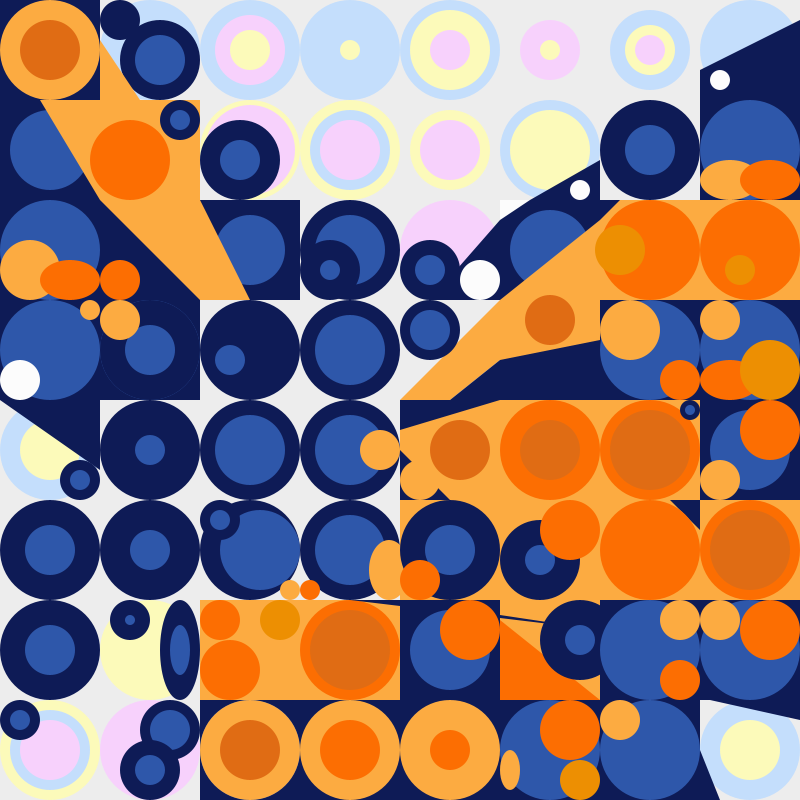
Frame 1 (no input)
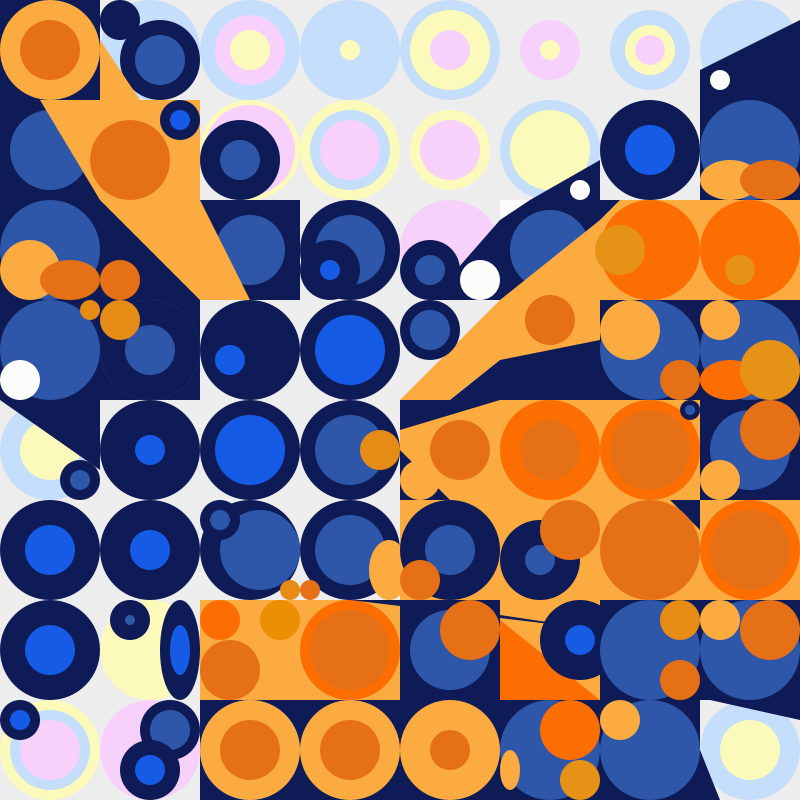
Frame 60 (the mouse pressed at the canvas centre just before this capture)
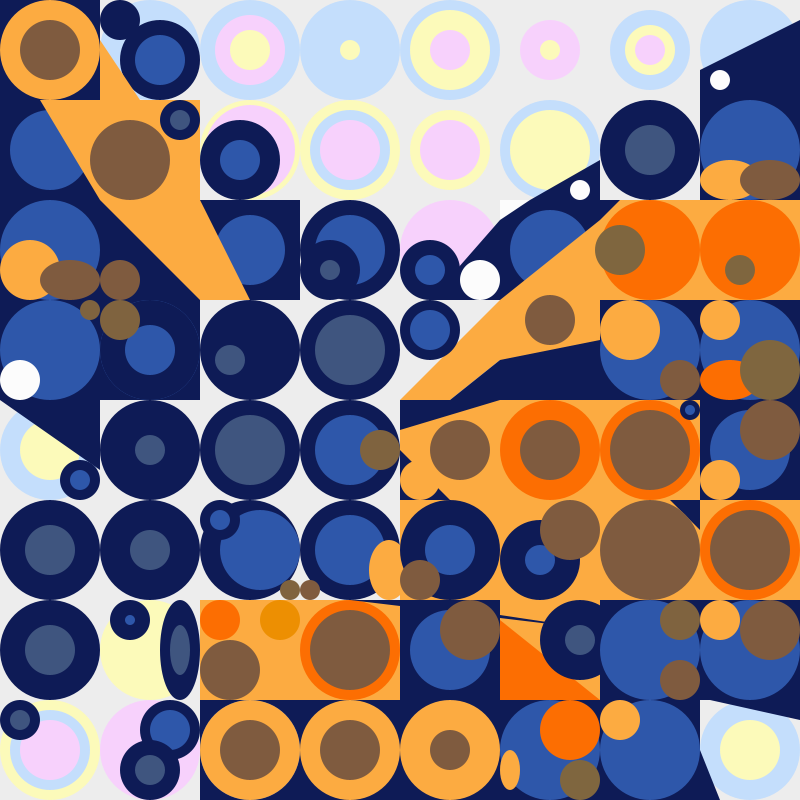
Frame 120 (the mouse held since frame 60 and released just before this capture)

The Processing sketch that drew these frames (run headless with seeded random() and noise(); from frame 60 on, the mouse is pressed at the canvas centre):

// Processing sketch: processing_134955
// ── processing_134955.pde

int hDO=26;
int sDO=91;
int bDO=88;

int hMB=220;
int sMB=73;
int bMB=67;

int hLO=26;
int sLO=99;
int bLO=99;

int hDeO=36;
int sDeO=99;
int bDeO=93;

int hO=34;
int sO=74;
int bO=99;

int e100=100;
int e80=80;
int e70=70;
int e60=60;
int e50=50;
int e40=40;
int e30=30;
int e20=20;

// I don't need these integers for pale pink, blue and yellow, but when I try to get rid of them it messes with my code
int hE=293; //hue ellipse of pale pink
int sE=17;
int bE=99;

int hB=212; //hue of pale blue
int sB=22;
int bB=99;

int hY=58; //hue of pale yellow
int sY=26;
int bY=99;

int hG=0; //hue of light grey for loop
int sG=0;
int bG=93;

void setup() {
  size (800,800);
  noStroke();
  colorMode(HSB,360,100,100);
}
  
void draw() {
background (0,0,99);

for (int x = 0; x <= width; x+=100) {
  for (int y = 0; y <= height; y+=100) {
    fill(hG,sG,bG);
    rect(x,y,100,100);
  }
} 

//background rectangles
//r1c1
fill(229,83,34); //dark blue
rect(0,0,100,100);
/*//r1c1
fill(0,0,93); //light grey    
rect(100,0,100,100);
//r1c3
fill(0,0,93); //light grey
rect(200,0,100,100);
//r1c4
fill(0,0,93); //light grey
rect(300,0,100,100);
//r1c5
fill(0,0,93); //light grey
rect(400,0,100,100);
//r1c6
fill(0,0,93); //light grey
rect(500,0,100,100);
//r1c7
fill(0,0,93); //light grey
rect(600,0,100,100);
//r1c8
fill(0,0,93); //light grey
rect(700,0,100,100);*/
//r2c1
fill(229,83,34); //dark blue
rect(0,100,100,100);
//r2c2
fill(34,74,99); //orange
rect(100,100,100,100);
/*//r2c3
fill(0,0,93); //light grey
rect(200,100,100,100);
//r2c4
fill(0,0,93); //light grey
rect(300,100,100,100);
//r2c5
fill(0,0,93); //light grey
rect(400,100,100,100);
//r2c6
fill(0,0,93); //light grey
rect(500,100,100,100);
//r2c7
fill(0,0,93); //light grey
rect(600,100,100,100);*/
//r2c8
fill(229,83,34); //dark blue
rect(700,100,100,100);
//r3c1
fill(229,83,34); //dark blue
rect(0,200,100,100);
//r3c2
fill(229,83,34); //dark blue
rect(100,200,100,100);
//r3c3
fill(229,83,34); //dark blue
rect(200,200,100,100);
/*//r3c4
fill(0,0,93); //light grey
rect(300,200,100,100);
//r3c5
fill(0,0,93); //light grey
rect(400,200,100,100);*/
//r3c6
fill(229,83,34); //dark blue
rect(500,200,100,100);
//r3c7
fill(34,74,99); //orange
rect(600,200,100,100);
//r3c8
fill(34,74,99); //orange
rect(700,200,100,100);
//r4c1
fill(229,83,34); //dark blue
rect(0,300,100,100);
//r4c2
fill(229,83,34); //dark blue
rect(100,300,100,100);
/*//r4c3
fill(0,0,93); //light grey
rect(200,300,100,100);
//r4c4
fill(0,0,93); //light grey
rect(300,300,100,100);
//r4c5
fill(0,0,93); //light grey
rect(400,300,100,100);*/
//r4c6
fill(34,74,99); //orange
rect(500,300,100,100);
//r4c7
fill(229,83,34); //dark blue
rect(600,300,100,100);
//r4c8
fill(229,83,34); //dark blue
rect(700,300,100,100);
/*//r5c1
fill(0,0,93); //light grey
rect(0,400,100,100);
//r5c2
fill(0,0,93); //light grey
rect(100,400,100,100);
//r5c3
fill(0,0,93); //light grey
rect(200,400,100,100);
//r5c4
fill(0,0,93); //light grey
rect(300,400,100,100);*/
//r5c5
fill(34,74,99); //orange
rect(400,400,100,100);
//r5c6
fill(34,74,99); //orange
rect(500,400,100,100);
//r5c7
fill(34,74,99); //orange
rect(600,400,100,100);
//r5c8
fill(229,83,34); //dark blue
rect(700,400,100,100);
/*//r6c1
fill(0,0,93); //light grey
rect(0,500,100,100);
//r6c2
fill(0,0,93); //light grey
rect(100,500,100,100);
//r6c3
fill(0,0,93); //light grey
rect(200,500,100,100);
//r6c4
fill(0,0,93); //light grey
rect(300,500,100,100);*/
//r6c5
fill(34,74,99); //orange
rect(400,500,100,100);
//r6c6
fill(34,74,99); //orange
rect(500,500,100,100);
//r6c7
fill(34,74,99); //orange
rect(600,500,100,100);
//r6c8
fill(34,74,99); //orange
rect(700,500,100,100);
/*//r7c1
fill(0,0,93); //light grey
rect(0,600,100,100);
//r7c2
fill(0,0,93); //light grey
rect(100,600,100,100);*/
//r7c3
fill(34,74,99); //orange
rect(200,600,100,100);
//r7c4
fill(34,74,99); //orange
rect(300,600,100,100);
//r7c5
fill(229,83,34); //dark blue
rect(400,600,100,100);
//r7c6
fill(34,74,99); //orange
rect(500,600,100,100);
//r7c7
fill(229,83,34); //dark blue
rect(600,600,100,100);
//r7c8
fill(229,83,34); //dark blue
rect(700,600,100,100);
/*//r8c1
fill(0,0,93); //light grey
rect(0,700,100,100);
//r8c2
fill(0,0,93); //light grey
rect(100,700,100,100);*/
//r8c3
fill(229,83,34); //dark blue
rect(200,700,100,100);
//r8c4
fill(229,83,34); //dark blue
rect(300,700,100,100);
//r8c5
fill(229,83,34); //dark blue
rect(400,700,100,100);
//r8c6
fill(229,83,34); //dark blue
rect(500,700,100,100);
//r8c7
fill(229,83,34); //dark blue
rect(600,700,100,100);
/*//r8c8
fill(0,0,93); //light grey
rect(700,700,100,100);*/

//row1
//r1c1
fill(220,73,67); //med. blue
ellipse(50,50,80,80);
fill(34,74,99); //orange
ellipse(50,50,100,100);

//r1c2
fill(hB,sB,bB); //pale blue
ellipse(150,50,100,100);
fill(229,83,34); //dark blue
ellipse(120,20,40,40);
fill(229,83,34); //dark blue
ellipse(160,60,80,80);
fill(220,73,67); //med. blue
ellipse(160,60,50,50);
fill(34,74,99); //orange
triangle(100,40,140,100,100,100);

//r1c3
fill(hB,sB,bB); //pale blue
ellipse(250,50,100,100); 
fill(293,17,99); //pale pink
ellipse(250,50,70,70);
fill(58,26,99); //pale yellow
ellipse(250,50,40,40);

//r1c4
fill(hB,sB,bB); //pale blue
ellipse(350,50,100,100);
fill(hB,sB,bB); //pale blue
ellipse(350,50,50,50);
fill(58,26,99); //pale yellow
ellipse(350,50,20,20);

//r1c5
fill(hB,sB,bB); //pale blue
ellipse(450,50,100,100);
fill(58,26,99); //pale yellow
ellipse(450,50,80,80);
fill(293,17,99); //pale pink
ellipse(450,50,40,40);

//r1c6
fill(293,17,99); //pale pink
ellipse(550,50,60,60);
fill(58,26,99); //pale yellow
ellipse(550,50,20,20);

//r1c7
fill(hB,sB,bB); //pale blue
ellipse(650,50,80,80);
fill(58,26,99); //pale yellow
ellipse(650,50,50,50);
fill(293,17,99); //pale pink
ellipse(650,50,30,30);

//r1c8
fill(hB,sB,bB); //pale blue
ellipse(750,50,100,100);
fill(229,83,34); //dark blue
beginShape();
vertex(700,70);
vertex(800,20);
vertex(800,100);
vertex(700,100);
endShape(CLOSE);
fill(0,0,99);
ellipse(720,80,20,20);

//row2
//r2c1
fill(220,73,67); //med. blue
ellipse(50,150,80,80);
fill(34,74,99); //orange
triangle(40,100,100,100,100,200);

//r2c2
fill(229,83,34); //dark blue
ellipse(180,120,40,40);

//r2c3
fill(58,26,99); //pale yellow
ellipse(250,150,100,100);
fill(293,17,99); //pale pink
ellipse(250,150,90,90);
fill(229,83,34); //dark blue
ellipse(240,160,80,80);
fill(220,73,67); //med. blue
ellipse(240,160,40,40);

//r2c4
fill(58,26,99); //pale yellow
ellipse(350,150,100,100);
fill(hB,sB,bB); //pale blue
ellipse(350,150,80,80);
fill(293,17,99); //pale pink
ellipse(350,150,60,60);

//r2c5
fill(58,26,99); //pale yellow
ellipse(450,150,80,80);
fill(293,17,99); //pale pink
ellipse(450,150,60,60);

//r2c6
fill(hB,sB,bB); //pale blue
ellipse(550,150,100,100);
fill(58,26,99); //pale yellow
ellipse(550,150,80,80);
fill(229,83,34); //dark blue
triangle(530,200,600,160,600,200);
fill(0,0,99);
ellipse(580,190,20,20);

//r2c7
fill(229,83,34); //dark blue
ellipse(650,150,100,100);

//r2c8
fill(220,73,67); //med. blue
ellipse(750,150,100,100);
fill(34,74,99); //orange
ellipse(730,180,60,40);

//row3
//r3c1
fill(220,73,67); //med. blue
ellipse(50,250,100,100);
fill(34,74,99); //orange
ellipse(30,270,60,60);

//r3c2
fill(34,74,99); //orange
triangle(100,200,200,200,200,300);

//r3c3
fill(220,73,67); //med. blue
ellipse(250,250,70,70);
fill(34,74,99); //orange
triangle(200,200,250,300,200,300);

//r3c4
fill(229,83,34); //dark blue
ellipse(350,250,100,100);
fill(220,73,67); //med. blue
ellipse(350,250,70,70);
fill(229,83,34); //dark blue
ellipse(330,270,60,60);

//r3c5
fill(293,17,99); //pale pink
ellipse(450,250,100,100);
fill(229,83,34); //dark blue
triangle(430,300,500,220,500,300);
fill(229,83,34); //dark blue
ellipse(430,270,60,60);
fill(220,73,67); //med. blue
ellipse(430,270,30,30);
fill(0,0,99);
ellipse(480,280,40,40);

//r3c6
fill(220,73,67); //med. blue
ellipse(550,250,80,80);
fill(0,0,99);
triangle(500,200,530,200,500,220);
fill(34,74,99); //orange
triangle(500,300,600,220,600,300);

//r3c7
fill(26,99,99); //light orange
ellipse(650,250,100,100);
fill(229,83,34); //dark blue
triangle(600,200,620,200,600,220);

//r3c8
fill(26,99,99); //light orange
ellipse(750,250,100,100);

//row4
//r4c1
fill(220,73,67); //med. blue
ellipse(50,350,100,100);
fill(0,0,99);
ellipse(20,380,40,40);

//r4c2
fill(220,73,67); //med. blue
ellipse(150,350,100,100);
fill(229,83,34); //dark blue
ellipse(150,350,100,100);
fill(220,73,67); //med. blue
ellipse(150,350,50,50);

//r4c3
fill(229,83,34); //dark blue
ellipse(250,350,100,100);

//r4c4
fill(229,83,34); //dark blue
ellipse(350,350,100,100);

//r4c5
fill(34,74,99); //orange
beginShape();
vertex(400,400);
vertex(500,300);
vertex(500,360);
vertex(450,400);
endShape(CLOSE);
fill(229,83,34); //dark blue
ellipse(430,330,60,60);
fill(220,73,67); //med. blue
ellipse(430,330,40,40);
fill(229,83,34); //dark blue
triangle(450,400,500,360,500,400);

//r4c6
fill(229,83,34); //dark blue
beginShape();
vertex(500,360);
vertex(600,340);
vertex(600,400);
vertex(500,400);
endShape(CLOSE);

//r4c7
fill(220,73,67); //med. blue
ellipse(650,350,100,100);
fill(34,74,99); //orange
ellipse(630,330,60,60);

//r4c8
fill(220,73,67); //med. blue
ellipse(750,350,100,100);
fill(34,74,99); //orange
ellipse(720,320,40,40);
fill(26,99,99); //light orange
ellipse(730,380,60,40);

//row5
//r5c1
fill(hB,sB,bB); //pale blue
ellipse(50,450,100,100);
fill(58,26,99); //pale yellow
ellipse(50,450,60,60);
fill(229,83,34); //dark blue
ellipse(80,480,40,40);
fill(220,73,67); //med. blue
ellipse(80,480,20,20);
fill(229,83,34); //dark blue
triangle(0,400,100,400,100,470);

//r5c2
fill(229,83,34); //dark blue
ellipse(150,450,100,100);

//r5c3
fill(229,83,34); //dark blue
ellipse(250,450,100,100);

//r5c4
fill(229,83,34); //dark blue
ellipse(350,450,100,100);
fill(220,73,67); //med. blue
ellipse(350,450,70,70);

//r5c5
fill(229,83,34); //dark blue
triangle(400,450,450,500,400,500);
fill(229,83,34); //dark blue
triangle(400,400,500,400,400,430);

//r5c6
fill(26,99,99); //light orange
ellipse(550,450,100,100);

//r5c7
fill(26,99,99); //light orange
ellipse(650,450,100,100);
fill(229,83,34); //dark blue
ellipse(690,410,20,20);
fill(220,73,67); //med. blue
ellipse(690,410,10,10);

//r5c8
fill(220,73,67); //med. blue
ellipse(750,450,80,80);
fill(34,74,99); //orange
ellipse(720,480,40,40);

//row6
//r6c1
fill(229,83,34); //dark blue
ellipse(50,550,100,100);

//r6c2
fill(229,83,34); //dark blue
ellipse(150,550,100,100);

//r6c3
fill(229,83,34); //dark blue
ellipse(250,550,100,100);
fill(220,73,67); //med. blue
ellipse(260,550,80,80);
fill(229,83,34); //dark blue
ellipse(220,520,40,40);
fill(220,73,67); //med. blue
ellipse(220,520,20,20);

//r6c4
fill(229,83,34); //dark blue
ellipse(350,550,100,100);
fill(220,73,67); //med. blue
ellipse(350,550,70,70);
fill(34,74,99); //orange
ellipse(389,570,40,60);

//r6c5
fill(229,83,34); //dark blue
ellipse(450,550,100,100);
fill(220,73,67); //med. blue
ellipse(450,550,50,50);

//r6c6
fill(229,83,34); //dark blue
ellipse(540,560,80,80);
fill(220,73,67); //med. blue
ellipse(540,560,30,30);

//r6c7

//r6c8
fill(26,99,99); //light orange
ellipse(750,550,100,100);
fill(229,83,34); //dark blue
triangle(670,500,700,500,700,530);

//row7
//r7c1
fill(229,83,34); //dark blue
ellipse(50,650,100,100);

//r7c2
fill(58,26,99); //pale yellow
ellipse(150,650,100,100);
fill(229,83,34); //dark blue
ellipse(130,620,40,40);
fill(220,73,67); //med. blue
ellipse(130,620,10,10);
fill(229,83,34); //dark blue
ellipse(180,650,40,100);

//r7c3
fill(26,99,99); //light orange
ellipse(220,620,40,40);
fill(36,99,93); //deep orange
ellipse(280,620,40,40);

//r7c4
fill(26,99,99); //light orange
ellipse(350,650,100,100);
fill(229,83,34); //dark blue
triangle(350,600,400,600,600,630);

//r7c5
fill(220,73,67); //med. blue
ellipse(450,650,80,80);
fill(34,74,99); //orange
ellipse(420,480,40,40);

//r7c6
fill(26,99,99); //light orange
triangle(500,620,600,700,500,700);
fill(229,83,34); //dark blue
ellipse(580,640,80,80);

//r7c7
fill(220,73,67); //med. blue
ellipse(650,650,100,100);

//r7c8
fill(220,73,67); //med. blue
ellipse(750,650,100,100);
fill(34,74,99); //orange
ellipse(720,620,40,40);

//row8
//r8c1
fill(58,26,99); //pale yellow
ellipse(50,750,100,100);
fill(hB,sB,bB); //pale blue
ellipse(50,750,80,80);
fill(293,17,99); //pale pink
ellipse(50,750,60,60);
fill(229,83,34); //dark blue
ellipse(20,720,40,40);

//r8c2
fill(293,17,99); //pale pink
ellipse(150,750,100,100);
fill(229,83,34); //dark blue
ellipse(170,730,60,60);
fill(220,73,67); //med. blue
ellipse(170,730,40,40);
fill(229,83,34); //dark blue
ellipse(150,770,60,60);

//r8c3
fill(220,73,67); //med. blue
ellipse(250,750,100,100);
fill(34,74,99); //orange
ellipse(250,750,100,100);

//r8c4
fill(220,73,67); //med. blue
ellipse(350,750,80,80);
fill(34,74,99); //orange
ellipse(350,750,100,100);

//r8c5
fill(220,73,67); //med. blue
ellipse(450,750,80,80);
fill(34,74,99); //orange
ellipse(450,750,100,100);

//r8c6
fill(220,73,67); //med. blue
ellipse(550,750,100,100);
fill(34,74,99); //orange
ellipse(510,770,20,40);
fill(26,99,99); //light orange
ellipse(570,730,60,60);

//r8c7
fill(220,73,67); //med. blue
ellipse(650,750,100,100);
fill(34,74,99); //orange
ellipse(620,720,40,40);

//r8c8
fill(hB,sB,bB); //pale blue
ellipse(750,750,100,100);
fill(58,26,99); //pale yellow
ellipse(750,750,60,60);
fill(229,83,34); //dark blue
triangle(710,700,800,700,800,720);
fill(229,83,34); //dark blue
triangle(700,750,720,800,700,800);

//makes ellipse diameters grow along y axis
/*e100=map(mouseY,0,height,100,80);
e80=map(mouseY,0,height,80,100);
e70=map(mouseY,0,height,70,90);
e60=map(mouseY,0,height,60,80);
e50=map(mouseY,0,height,50,70);
e40=map(mouseY,0,height,40,60);
e30=map(mouseY,0,height,30,50);
e20=map(mouseY,0,height,20,40);*/

//all dark orange ellipses
fill(hDO,sDO,bDO);
ellipseMode(CENTER);
ellipse(50,50,e60,e60);
ellipse(550,320,e50,e50);
ellipse(460,450,e60,e60);
ellipse(550,450,e60,e60);
ellipse(650,450,e80,e80);
ellipse(750,550,e80,e80);
ellipse(350,650,e80,e80);
ellipse(250,750,e60,e60);

//all medium blue ellipses
fill(hMB,sMB,bMB);
ellipseMode(CENTER);
ellipse(180,120,e20,e20);
ellipse(650,150,e50,e50);
ellipse(330,270,e20,e20);
ellipse(230,360,e30,e30);
ellipse(350,350,e70,e70);
ellipse(150,450,e30,e30);
ellipse(250,450,e70,e70);
ellipse(50,550,e50,e50);
ellipse(150,550,e40,e40);
ellipse(50,650,e50,e50);
ellipse(180,650,e20,e50);
ellipse(580,640,e30,e30);
ellipse(20,720,e20,e20);
ellipse(150,770,e30,e30);

//all light orange ellipses
fill(hLO,sLO,bLO);
ellipseMode(CENTER);
ellipse(130,160,e80,e80);
ellipse(770,180,e60,e40);
ellipse(70,280,e60,e40);
ellipse(120,280,40,40);
ellipse(680,380,e40,e40);
ellipse(770,430,e60,e60);
ellipse(310,590,e20,e20);
ellipse(420,580,e40,e40);
ellipse(570,530,e60,e60);
ellipse(650,550,e100,e100);
ellipse(230,670,e60,e60);
ellipse(470,630,e60,e60);
ellipse(770,630,e60,e60);
ellipse(350,750,e60,e60);
ellipse(450,750,e40,e40);
ellipse(680,680,e40,e40);

//all deep orange ellipses
fill(hDeO,sDeO,bDeO);
ellipseMode(CENTER);
ellipse(620,250,e50,e50);
ellipse(740,270,e30,e30);
ellipse(770,370,e60,e60);
ellipse(580,780,e40,e40);

//all orange ellipses
fill(hO,sO,bO);
ellipseMode(CENTER);
ellipse(90,310,e20,e20);
ellipse(120,320,e40,e40);
ellipse(380,450,e40,e40);
ellipse(290,590,e20,e20);
ellipse(680,620,e40,e40);

 if (mouseX<width/2) {
    bDO=bDO+1;
    bMB=bMB+1;
    bLO=bLO+1;
    bDeO=bDeO+1;
    bO=bO+1;
  }
  else {
    bDO=bDO-1;
    bMB=bMB-1;
    bLO=bLO-1;
    bDeO=bDeO-1;
    bO=bO-1;
  }
  
 if (mouseY<height/2) {
    sDO=sDO+1;
    sMB=sMB+1;
    sLO=sLO+1;
    sDeO=sDeO+1;
    sO=sO+1;
  }
  else {
    sDO=sDO-1;
    sMB=sMB-1;
    sLO=sLO-1;
    sDeO=sDeO-1;
    sO=sO-1;
  }
  
  bDO=constrain(bDO,50,90);
  bMB=constrain(bMB,50,90);
  bLO=constrain(bLO,50,90);
  bDeO=constrain(bDeO,50,90);
  bO=constrain(bO,50,90);
  sDO=constrain(sDO,50,90);
  sMB=constrain(sMB,50,90);
  sLO=constrain(sLO,50,90);
  sDeO=constrain(sDeO,50,90);
  sO=constrain(sO,50,90);

}

/*void mouseClicked() {
  for (int i=0; i<width; i+1) {
    fill(hE,sE,bE); //pale pink
    fill(hB,sB,bB); //pale blue
    fill(hY,sY,bY); //pale yellow
    
    sE=random(10,100);
    sB=random(10,100);
    sY=random(10,100);
  }
}*/
